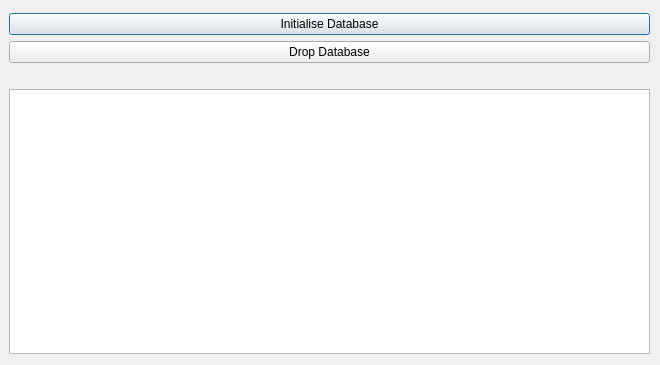
<?xml version="1.0" encoding="UTF-8"?>
<ui version="4.0">
 <class>DatabaseDialog</class>
 <widget class="QDialog" name="DatabaseDialog">
  <property name="geometry">
   <rect>
    <x>0</x>
    <y>0</y>
    <width>660</width>
    <height>365</height>
   </rect>
  </property>
  <property name="windowTitle">
   <string>Dialog</string>
  </property>
  <widget class="QWidget" name="verticalLayoutWidget">
   <property name="geometry">
    <rect>
     <x>9</x>
     <y>13</y>
     <width>641</width>
     <height>341</height>
    </rect>
   </property>
   <layout class="QVBoxLayout" name="verticalLayout">
    <item>
     <widget class="QPushButton" name="createDbBtn">
      <property name="text">
       <string>Initialise Database</string>
      </property>
     </widget>
    </item>
    <item>
     <widget class="QPushButton" name="dropDbBtn">
      <property name="text">
       <string>Drop Database</string>
      </property>
     </widget>
    </item>
    <item>
     <widget class="QLabel" name="dbLabel">
      <property name="text">
       <string/>
      </property>
     </widget>
    </item>
    <item>
     <widget class="QTableWidget" name="dbTable"/>
    </item>
   </layout>
  </widget>
 </widget>
 <resources/>
 <connections/>
</ui>
